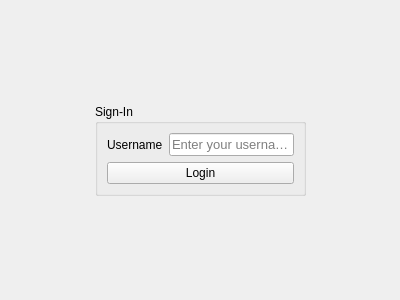
<?xml version="1.0" encoding="UTF-8"?>
<ui version="4.0">
 <class>LoginPage</class>
 <widget class="QWidget" name="LoginPage">
  <property name="geometry">
   <rect>
    <x>0</x>
    <y>0</y>
    <width>400</width>
    <height>300</height>
   </rect>
  </property>
  <property name="windowTitle">
   <string>Form</string>
  </property>
  <layout class="QVBoxLayout" name="verticalLayout">
   <item>
    <spacer name="loginTop">
     <property name="orientation">
      <enum>Qt::Vertical</enum>
     </property>
     <property name="sizeHint" stdset="0">
      <size>
       <width>20</width>
       <height>40</height>
      </size>
     </property>
    </spacer>
   </item>
   <item>
    <layout class="QHBoxLayout" name="loginHBox">
     <item>
      <spacer name="loginLeft">
       <property name="orientation">
        <enum>Qt::Horizontal</enum>
       </property>
       <property name="sizeHint" stdset="0">
        <size>
         <width>40</width>
         <height>20</height>
        </size>
       </property>
      </spacer>
     </item>
     <item>
      <widget class="QGroupBox" name="loginGroup">
       <property name="title">
        <string>Sign-In</string>
       </property>
       <layout class="QVBoxLayout" name="verticalLayout_2">
        <item>
         <layout class="QHBoxLayout" name="horizontalLayout_2">
          <item>
           <widget class="QLabel" name="usernameLabel">
            <property name="text">
             <string>Username</string>
            </property>
           </widget>
          </item>
          <item>
           <widget class="QLineEdit" name="usernameEdit">
            <property name="font">
             <font>
              <pointsize>10</pointsize>
             </font>
            </property>
            <property name="inputMask">
             <string/>
            </property>
            <property name="text">
             <string/>
            </property>
            <property name="placeholderText">
             <string>Enter your username</string>
            </property>
           </widget>
          </item>
         </layout>
        </item>
        <item>
         <widget class="QPushButton" name="loginButton">
          <property name="text">
           <string>Login</string>
          </property>
         </widget>
        </item>
       </layout>
      </widget>
     </item>
     <item>
      <spacer name="loginRight">
       <property name="orientation">
        <enum>Qt::Horizontal</enum>
       </property>
       <property name="sizeHint" stdset="0">
        <size>
         <width>40</width>
         <height>20</height>
        </size>
       </property>
      </spacer>
     </item>
    </layout>
   </item>
   <item>
    <spacer name="loginBottom">
     <property name="orientation">
      <enum>Qt::Vertical</enum>
     </property>
     <property name="sizeHint" stdset="0">
      <size>
       <width>20</width>
       <height>40</height>
      </size>
     </property>
    </spacer>
   </item>
  </layout>
 </widget>
 <resources/>
 <connections/>
</ui>
